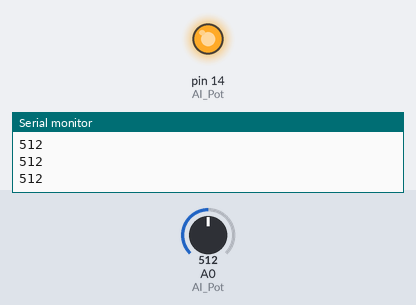
A sketch run on a simulated Arduino Uno, built with avr-gcc and run on an emulated ATmega328P. Shown: output pins drawn as LEDs (lit = HIGH), the last lines printed to the serial monitor. Inputs (shaded band) come from the test bench; at power-on: A0 (AI_Pot) = 512.

Above: at 1.2 s.
1.3 s: A0 (AI_Pot) set to 140
2.8 s: A0 (AI_Pot) set to 121
At 4.0 s:
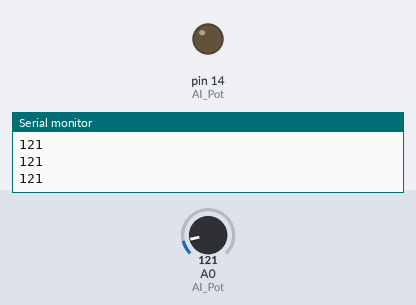
4.3 s: A0 (AI_Pot) set to 306
At 5.5 s:
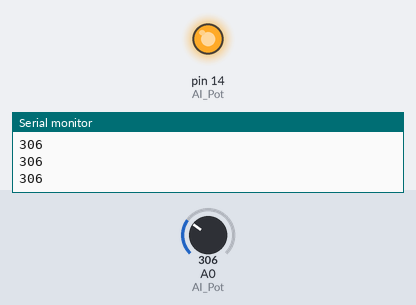
5.8 s: A0 (AI_Pot) set to 122
At 7.0 s:
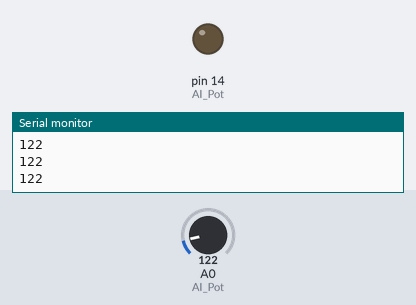
Timing chart, 0 to 8.3 s (numbered marks = the images above; inputs shaded):
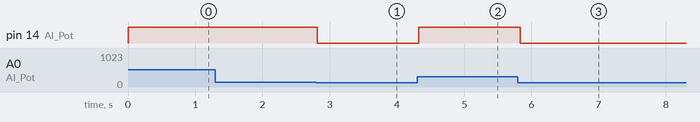

Measured:
- the behaviour switches between 128 and 127 on A0 (AI_Pot) (found by bisection; images 0 and 1)
- after the input at 2.8 s, pin 14 (AI_Pot): HIGH → LOW at once
- after the input at 4.3 s, pin 14 (AI_Pot): LOW → HIGH at once
- after the input at 5.8 s, pin 14 (AI_Pot): HIGH → LOW at once

The sketch:

Lampa.ino
```cpp
#define AI_Pot 0 //input till AD
#define DO_RLed 14 //output till D5

int PotValue = 0; //sätter startvärdet för potvalue till 0

void setup() { //setuppen körs en gång
  pinMode(DO_RLed, OUTPUT); //sätter iopinnen till utgång
  pinMode(AI_Pot, INPUT); //sätter iopinnen till ingång
  Serial.begin(9600); //sätter datavärdet i bits per sekund
}

void loop() { //körs hela tiden
  PotValue = analogRead(AI_Pot); //läser av potensmätaren
  analogWrite(DO_RLed, PotValue); //HIGH är på, potvalue är intervall 0-1023 av till på
  Serial.println(PotValue); //printar det avlästa värdet
  delay(50);//väntar 50 milisekunder
}
```
